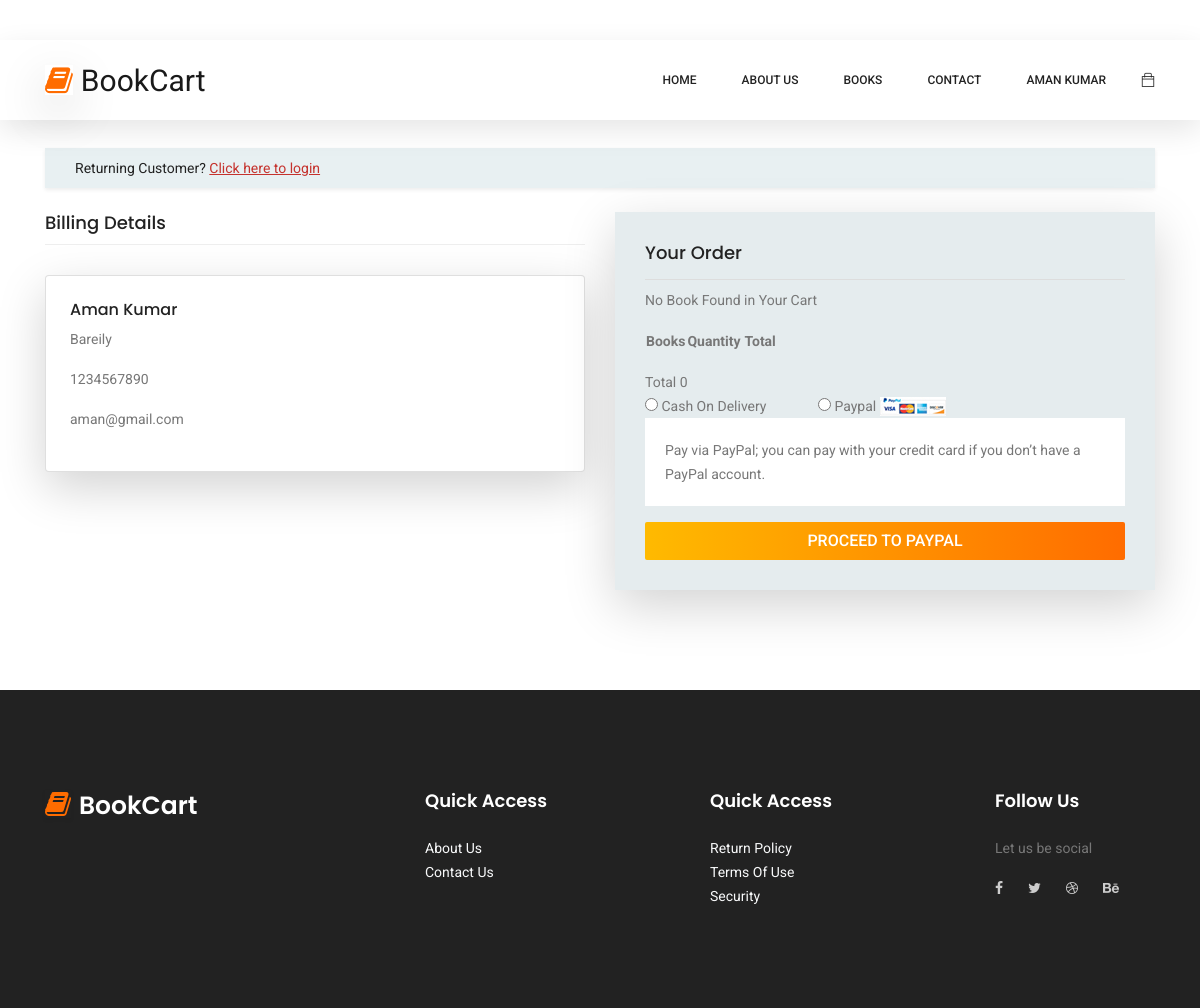
The app's page /user/checkout.php?user_id=C602-534-303 (signed in) with its own data.
### tables this page shows
CREATE TABLE `user_table` (
  `user_id` varchar(255) NOT NULL,
  `fname` varchar(255) DEFAULT NULL,
  `lname` varchar(255) NOT NULL,
  `email` varchar(255) DEFAULT NULL,
  `password` varchar(255) DEFAULT NULL,
  `phone` varchar(255) DEFAULT NULL,
  `address` varchar(255) DEFAULT NULL,
  `city` varchar(255) DEFAULT NULL,
  `state` varchar(255) DEFAULT NULL,
  `addtype` varchar(255) DEFAULT NULL,
  `locality` varchar(255) DEFAULT NULL,
  `status` varchar(255) DEFAULT NULL,
  `role` varchar(255) DEFAULT NULL,
  `avatar` varchar(255) DEFAULT NULL
);

### user/pages/check_user.php (called while the page is built, shortened)
<?php
if (isset($_SESSION['login']) && $_SESSION['login'] == true) {
		$myid = $_SESSION['myid'];
}else{
	echo '<script>alert("You must Login First.")</script>';
	header("location:../");
}
?>

### user/checkout.php (the view, shortened to what this page needs)
<?php include('winclude/head.php'); ?>
<?php include('winclude/header.php'); ?>
<section class="checkout_area section_gap mt-5">
    <div class="container">
        <div class="returning_customer">
            <div class="check_title shadow-sm">
                <h2>Returning Customer? <a href="../userlogin/index.php">Click here to login</a></h2>
            </div>
        </div>
        <div class="billing_details mt-4">
            <div class="row">
                <div class="col-lg-6">
                    <h3>Billing Details</h3>
                    <?php
                    include('../connection/config.php');
                    $id = mysqli_real_escape_string($conn, $_GET['user_id']);
                    $sql = "SELECT * FROM user_table WHERE user_id = '$id'";
                    $result = mysqli_query($conn, $sql);
                    if(mysqli_num_rows($result)>0){
                        while($row = mysqli_fetch_array($result)){
                            ?>
                            <div class="card shadow-lg p-4">
                                <h5><?php echo $row['fname'] ?> <?php echo $row['lname'] ?></h5>
                                <p><?php echo $row['address'] ?></p>
                                <p><?php echo $row['phone'] ?></p>
                                <p><?php echo $row['email'] ?></p>
                            </div>
                            <?php
                        }
                    }else{
                        echo '<div class="check_title">
                        <h2>No Billing Address Found. Please <a href="../userlogin/index.php">Update</a> Details.</h2>
                        </div>';
                    }
                    ?>
                </div>
                <div class="col-lg-6">
                    <form action="pages/orders.php?user_id=<?php echo $myid ?>" method="POST">
                    <div class="order_box shadow-lg">
                        <h2>Your Order</h2>
                        <ul class="list">
                            <table>
                                <tr>
                                    <th colspan="1">Books</th>
                                    <th colspan="2">Quantity</th>
                                    <th colspan="3"></th>
                                    <th colspan="4">Total</th>
                                </tr>
                                <?php
                                $t=0;
                                include('../connection/config.php');
                                $id = mysqli_real_escape_string($conn, $_GET['user_id']);
                                $sql = "SELECT * FROM cart_table INNER JOIN book_table ON cart_table.book_id = book_table.book_id WHERE user_id = '$id'";
                                $result = mysqli_query($conn, $sql);
                                if(mysqli_num_rows($result)>0){
                                    while($row=mysqli_fetch_array($result)){
                                        $sub_total = $row['price']*$row['qty'];
                                        $t += $sub_total;
                                        echo '<input type="hidden" name="book_id" value="'.$row['book_id'].'">';
                                        ?>
                                        <tr>
                                            <td colspan="1"><?php echo $row['title'] ?></td>
                                            <td colspan="2"><?php echo $row['qty'] ?></td>
                                            <td colspan="3"></td>
                                            <td colspan="4"><?php echo $row['total'] ?></td>
                                        </tr>
                                    <?php
                                }
                            }else{
                                echo '<div><p>No Book Found in Your Cart</p></div>';
                            }
                            ?>
                            </table>
                        </ul>
                        <ul class="list list_2 mt-3">
                            <li>Total <span><?php echo $t ?></span></li>
                        </ul>
                        <div class="payment_item">
                            <div class="form-group">
                                <input type="radio" id="f-option5" name="payment" value="Cash On Delivery">
                                <label for="f-option5">Cash On Delivery</label>
                                <input type="radio" id="f-option6" name="payment" value="Paypal" class="ml-5">
                                <label for="f-option6">Paypal </label>
                                <img src="script/img/product/card.jpg" alt="">
                            <p>Pay via PayPal; you can pay with your credit card if you don’t have a PayPal
                            account.</p>
                             </div>
                        </div>
                        <button class="primary-btn form-control" style="outline: none; border: none">Proceed to Paypal</button>
                        </form>
                    </div>
                </div>
            </div>
        </div>
</section>
<?php include('winclude/footer.php'); ?>

### records on screen
user_table: fname "Aman", lname "Kumar", address "Bareily", phone "1234567890", email "aman@gmail.com"

### other values on screen
$myfname "AMAN"
$mylname "KUMAR"
$t "0"
